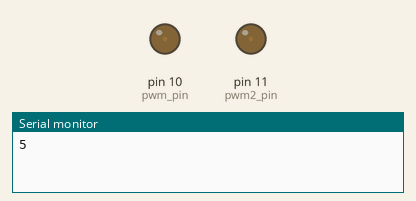
This sketch was run on a simulated Arduino Uno, built with avr-gcc and run on an emulated ATmega328P. On the bench: output pins drawn as LEDs (lit = HIGH), the last lines printed to the serial monitor.

Above: at 0.05 s.
At 2.5 s:
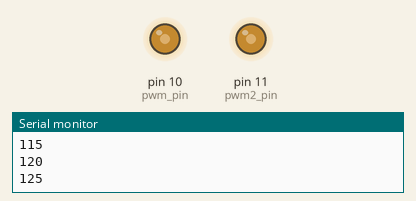
At 3.75 s:
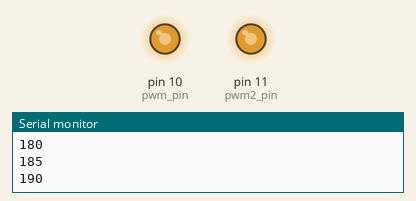
At 5.0 s:
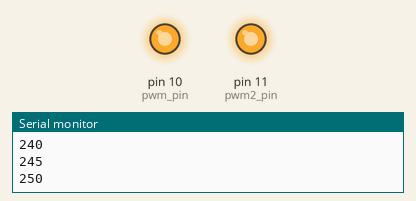
Timing chart, 0 to 13.1 s (numbered marks = the images above):
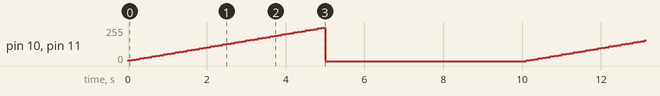

Measured:
- by itself, pin 10 (pwm_pin), pin 11 (pwm2_pin): ramps from 0/255 to 250/255 and jumps back, once every 10.1 s

The sketch:

moteurs_ventilos.ino
```cpp
int pwm_pin = 10;
int pwm2_pin = 11;
int pwm = 0;

void setup() {
  pinMode (pwm_pin, OUTPUT);
  pinMode (pwm2_pin, OUTPUT);
  analogWrite(pwm_pin,pwm);
  analogWrite(pwm2_pin,pwm);
  Serial.begin(9600);
}

void loop() {

  while(pwm <=255){
    pwm = pwm+5;
    Serial.println(pwm);
    if (pwm >= 255) {
      pwm = 0;
      analogWrite(pwm_pin, pwm);
      analogWrite(pwm2_pin,pwm);
      delay(5000);
    }
    else{
      analogWrite(pwm_pin, pwm);
      analogWrite(pwm2_pin, pwm);
    }

    delay(100);
  }


}
```
